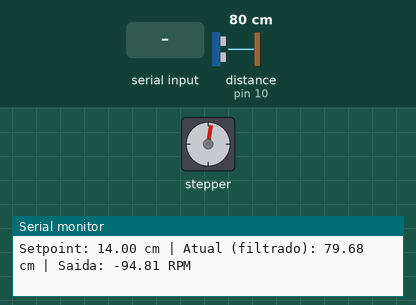
Simulated run of this sketch. Board: Arduino Uno, built with avr-gcc and run on an emulated ATmega328P. On the bench: stepper motor, the last lines printed to the serial monitor. Wiring (inferred from the names in the program): ultrasonic range finder: trigger pin 9; echo pin 10. Inputs (shaded band) come from the test bench; at power-on: distance to the obstacle (sensor on pin 10) 80 cm. The echo pulse lasts 58.3 µs per cm; stepper angles assume 200 steps per turn.

Above: at 1.3 s.
1.4 s: distance to the obstacle (sensor on pin 10) set to 9 cm
At 2.0 s:
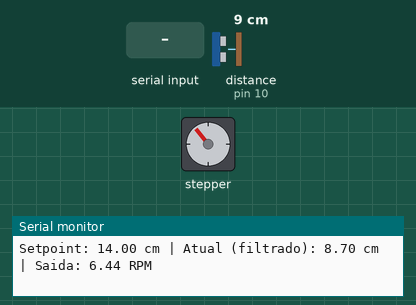
4.4 s: "90,45\n" received over Serial
At 4.84 s:
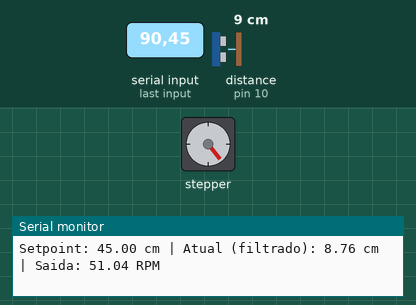
7.4 s: distance to the obstacle (sensor on pin 10) set to 299 cm
At 7.55 s:
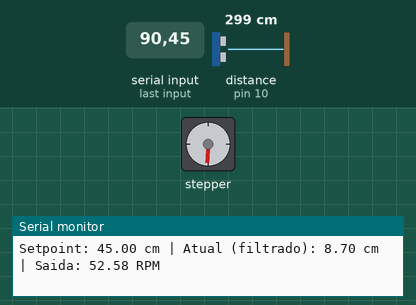
10.4 s: distance to the obstacle (sensor on pin 10) set to 8 cm
13.4 s: distance to the obstacle (sensor on pin 10) set to 5 cm
Timing chart, 0 to 17.4 s (numbered marks = the images above; inputs shaded):
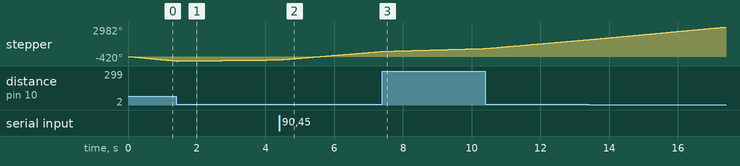

The sketch:

controle_pi.ino
```cpp
#include <Stepper.h>
#include <PID_v1.h>

// --- Configurações do Motor ---
const int PASSOS_MOTOR = 200;
Stepper myStepper(PASSOS_MOTOR, 4, 5, 6, 7);
const int maxRpm = 100; // RPM máximo do motor

// --- Configurações do Sensor Ultrassônico ---
const int PIN_TRIG = 9;
const int PIN_ECHO = 10;
const int TAMANHO_MEDIA_MOVEL = 5; // Número de amostras para a média móvel
float leiturasDistancia[TAMANHO_MEDIA_MOVEL]; // Array para armazenar as leituras
int indiceLeitura = 0; // Índice atual do array

// --- Variáveis do PID ---
double setpoint;
double distanciaAtual;
double rpmSaida;

// --- Constantes de Sintonia do PID ---
double Kp = 1.428;
double Ki = 0.015;
double Kd = 0;

const float ZONA_MORTA_CM = 0.5; // Zona morta para evitar oscilação

// --- Objeto PID ---
PID myPID(&distanciaAtual, &rpmSaida, &setpoint, Kp, Ki, Kd, DIRECT);

float lerDistanciaBruta(); // Declaração da função auxiliar

void setup() {
  Serial.begin(9600);

  pinMode(PIN_TRIG, OUTPUT);
  pinMode(PIN_ECHO, INPUT);

  // --- Pré-aquecimento do filtro da média móvel ---
  Serial.println("Aquecendo sensor e filtro de media movel...");
  float primeiraLeitura = 0;
  while (primeiraLeitura <= 0 || primeiraLeitura > 400) {
    primeiraLeitura = lerDistanciaBruta(); // Lê um valor bruto inicial
    delay(50); // Espera um pouco entre tentativas
  }
  for (int i = 0; i < TAMANHO_MEDIA_MOVEL; i++) {
    leiturasDistancia[i] = primeiraLeitura;
  }
  distanciaAtual = primeiraLeitura; // Define a distância atual inicial
  Serial.println("Filtro inicializado.");

  Serial.println("Sistema de Controle PID Iniciado.");
  Serial.println("Digite a distancia desejada (cm) no monitor serial e pressione Enter.");

  // Define um setpoint inicial
  setpoint = 14.0;

  myPID.SetMode(AUTOMATIC);
  myPID.SetSampleTime(20);
  myPID.SetOutputLimits(-maxRpm, maxRpm);
}

void loop() {
  if (Serial.available() > 0) {
    float novoSetpoint = Serial.parseFloat();
    if (novoSetpoint > 0 && novoSetpoint < 400) {
      setpoint = novoSetpoint;
      Serial.print(">>> Novo setpoint definido: ");
      Serial.println(setpoint);
    }
    while(Serial.available() > 0) { Serial.read(); }
  }

  // A chamada da função permanece a mesma, mas agora ela retorna um valor filtrado
  distanciaAtual = lerDistanciaCm();
  double erro = setpoint - distanciaAtual;

  if (abs(erro) < ZONA_MORTA_CM) {
    rpmSaida = 0;
  } else {
    myPID.Compute();
  }

  moverMotorRpm(rpmSaida);
  imprimirDados();
}

void moverMotorRpm(float rpm) {
  if (abs(rpm) < 1.0) {
    digitalWrite(4, LOW);
    digitalWrite(5, LOW);
    digitalWrite(6, LOW);
    digitalWrite(7, LOW);
    return;
  }

  long intervaloMicros = (60L * 1000000L) / (PASSOS_MOTOR * abs(rpm));
  static unsigned long ultimoPassoMicros = 0;

  if (micros() - ultimoPassoMicros >= intervaloMicros) {
    ultimoPassoMicros = micros();
    if (rpmSaida > 0) {
      myStepper.step(1);
    } else {
      myStepper.step(-1);
    }
  }
}

/**
 * @brief Lê a distância do sensor e retorna uma média móvel para suavizar os valores.
 * @return A distância média móvel em centímetros.
 */
float lerDistanciaCm() {
  // 1. Obtém a leitura bruta do sensor
  float novaLeitura = lerDistanciaBruta();

  // 2. Valida a nova leitura. Se for inválida, ignora e retorna a última média.
  if (novaLeitura <= 6 || novaLeitura > 20) {
    return distanciaAtual; // Retorna a última média válida
  }

  // 3. Adiciona a nova leitura ao array
  leiturasDistancia[indiceLeitura] = novaLeitura;

  // 4. Atualiza o índice para a próxima leitura, de forma circular
  indiceLeitura = (indiceLeitura + 1) % TAMANHO_MEDIA_MOVEL;

  // 5. Calcula a soma de todas as leituras no array
  float soma = 0;
  for (int i = 0; i < TAMANHO_MEDIA_MOVEL; i++) {
    soma += leiturasDistancia[i];
  }

  // 6. Retorna a média
  return soma / TAMANHO_MEDIA_MOVEL;
}

/**
 * @brief Realiza a medição física da distância com o sensor HC-SR04.
 * @return A distância "bruta" medida em cm, sem filtro.
 */
float lerDistanciaBruta() {
  digitalWrite(PIN_TRIG, LOW);
  delayMicroseconds(2);
  digitalWrite(PIN_TRIG, HIGH);
  delayMicroseconds(10);
  digitalWrite(PIN_TRIG, LOW);

  long duracao = pulseIn(PIN_ECHO, HIGH, 25000);
  return (duracao * 0.0343) / 2.0;
}

void imprimirDados() {
  static unsigned long ultimoPrintMs = 0;
  if (millis() - ultimoPrintMs > 250) {
    ultimoPrintMs = millis();
    Serial.print("Setpoint: ");
    Serial.print(setpoint);
    Serial.print(" cm | Atual (filtrado): ");
    Serial.print(distanciaAtual, 2); // Imprime com 2 casas decimais
    Serial.print(" cm | Saida: ");
    Serial.print(rpmSaida);
    Serial.println(" RPM");
  }
}
```
